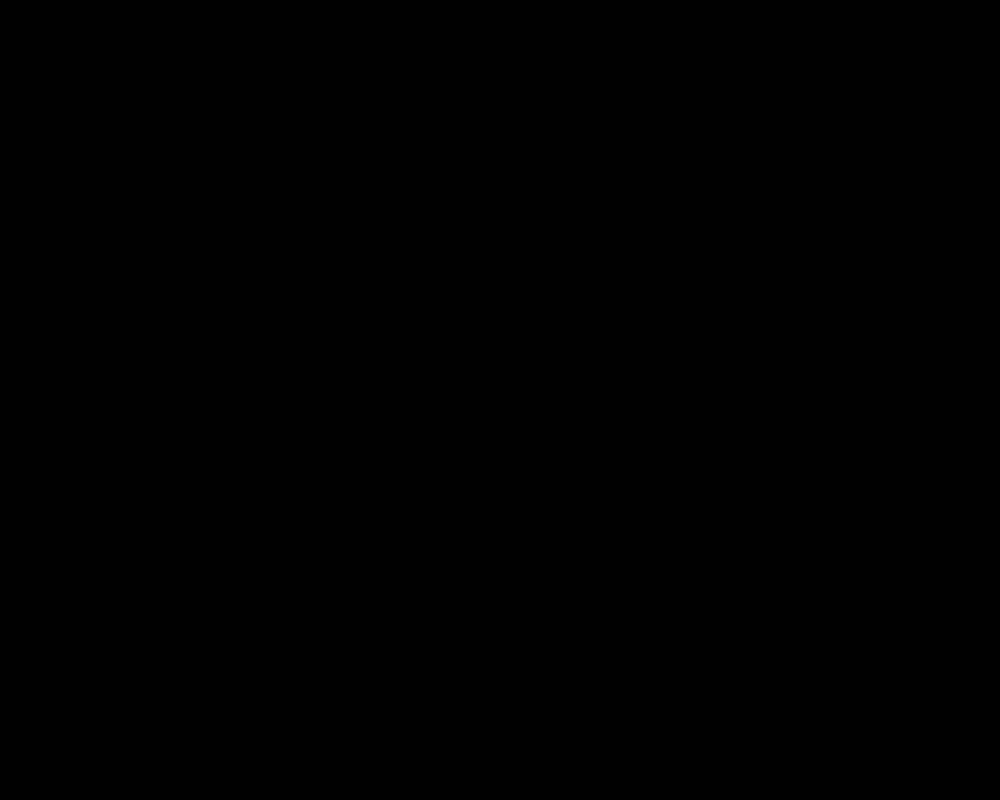
Frame 1 (no input)
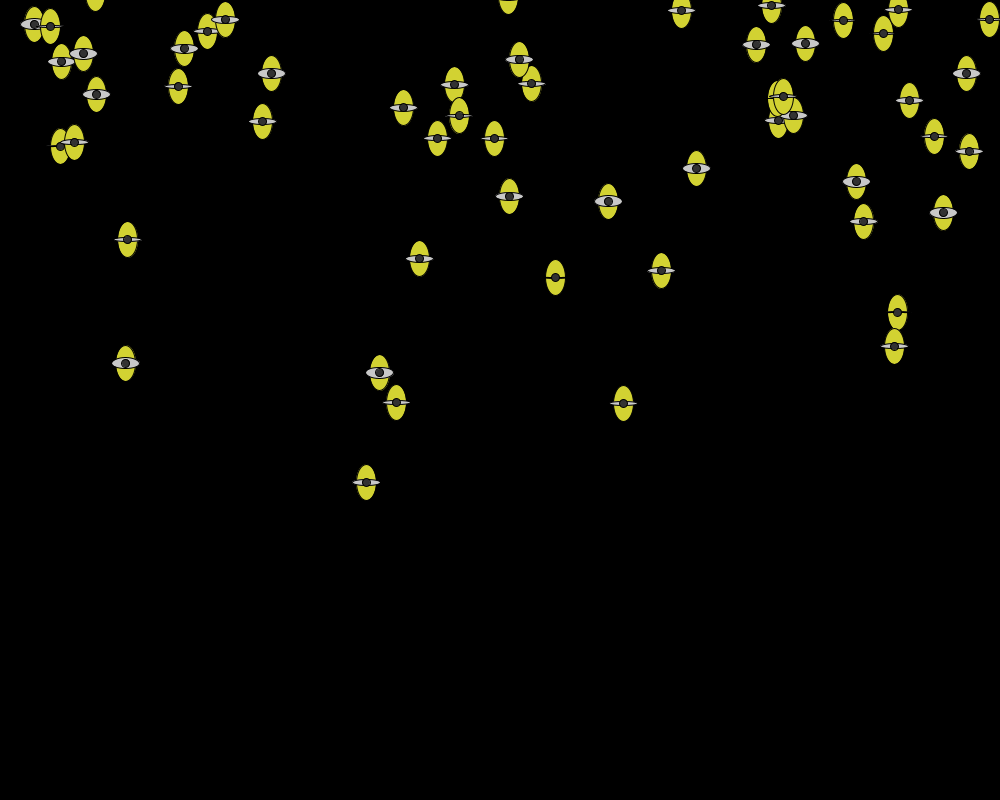
Frame 60 (the mouse pressed at the canvas centre just before this capture)
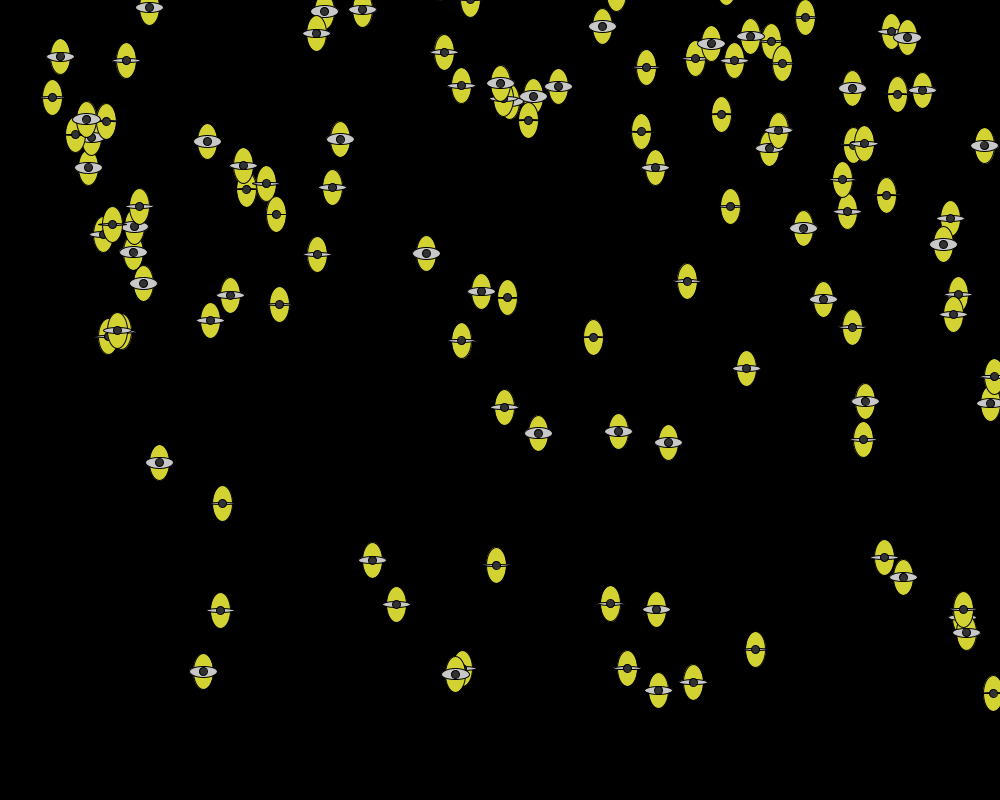
Frame 120 (the mouse held since frame 60 and released just before this capture)

The Processing sketch that drew these frames (run headless with seeded random() and noise(); from frame 60 on, the mouse is pressed at the canvas centre):

// Processing sketch: processing_16309
// ── processing_16309.pde

Gota[] gotas = new Gota[1000];
//nueva variable para saber cuantas gotas van y para empezar de nuevo el array
//cuando lleguemos al final
int totalgotas = 0;
 
void setup() {
  size(1000,800);
  smooth();
}
 
void draw() {
  background(0);
 
  // Iniciar las gotas:
  gotas[totalgotas] = new Gota();
 
  // Sumar al numero de gotas:
  totalgotas++ ;
 
  // si llegamos al final de las gotas...
  if (totalgotas >= gotas.length) {
    totalgotas = 0; //empezar de nuevo
  }
 
  // hacer llover y mostrar
  for (int i = 0; i < totalgotas; i++ ) { // New! We no longer move
//and display all drops, but rather only the “totalDrops” that are
//currently present in the game.
    gotas[i].llover();
    gotas[i].mostrar();
    gotas[i].volver();
  }
 
}
 
class Gota {
 
  float x,y;   // Variables de ubicacion de las gotas
  float velocidad; // velocidad
  color c;
  float r;     // el radio de la gota
 
  Gota() {
    r = 8;                 // todas las gotas son del mismo tamano
    x = random(width);     // empezar con una ubicacion 'random' dentro del 'width'
    y = -r*4;              // comenzar mas arriba de el campo
    velocidad = random(1,10);   // elegir una velocidad random entre 1 y 5
    c = color(210,210,50); // Color de las gotas
  }
 
  // mover la gota hacia abajo
  void llover() {
    // acelerar velocidad
    y += velocidad;
    x+=velocidad/4;//empujandolas un poco hacia la derecha
  }
  void volver(){
    
   if ((x>width)|| (x<0)||(y
>height)
)
   {
        
    velocidad=velocidad* -1; 
   } 
  }
 
 // mostrar-dibujar las gotas
  void mostrar() {
    fill(c);
    //noStroke();
    
    ellipse (x,y,20,36);
   fill(200);
      ellipse(x,y,28,random (12));
      fill(50);
      ellipse(x,y,8,8);

     // fill(random(c));
   
    
  }


  }
